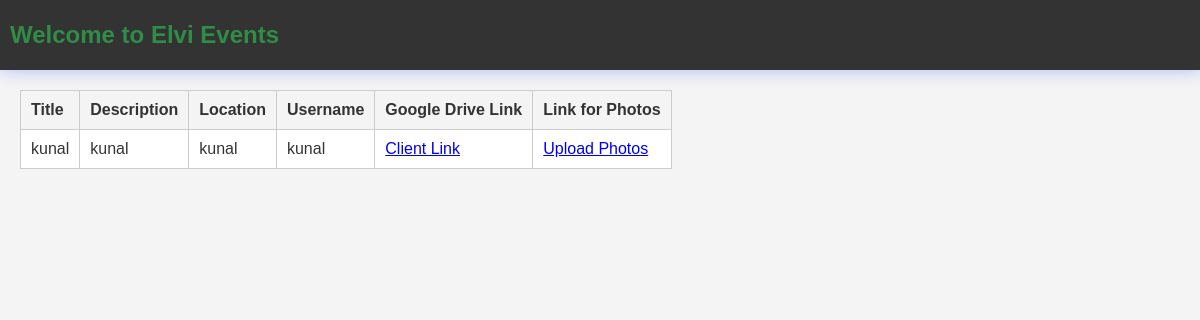
Screenshot of /clientpanel.php (signed in) with the database file from the repository.
### tables this page shows
CREATE TABLE `events` (
  `id` int(11) NOT NULL,
  `title` varchar(100) NOT NULL,
  `description` varchar(1000) NOT NULL,
  `location` varchar(100) NOT NULL,
  `username` varchar(100) NOT NULL,
  `password` varchar(100) NOT NULL,
  `user_type` enum('admin','user') NOT NULL,
  `gdladmin` varchar(100) NOT NULL,
  `gdlclient` varchar(100) NOT NULL,
  `uploadphotos` varchar(100) NOT NULL
);

### clientpanel.php (the view, shortened to what this page needs)
<?php
$servername = "localhost";
$username = "root";
$password = "";
$dbname = "elvi";
$conn = new mysqli($servername, $username, $password, $dbname);
function getGuestList($conn) {
    $userId = $_SESSION['user_id'];
    $sql = "SELECT * FROM events WHERE id = '$userId'";
    $result = $conn->query($sql);
    $guests = [];
    if ($result->num_rows > 0) {
        while($row = $result->fetch_assoc()) {
            $guests[] = $row;
        }
    }
    return $guests;
}
$guests = getGuestList($conn);
?>
<!DOCTYPE html>
<html lang="en">
<head>
    <link rel="stylesheet" href="admin.css">
    <link rel="stylesheet" href="responsive.css">
</head>
<body>
   <header>
        <div class="logosec">
            <div class="logo">Welcome to Elvi Events</div>
        </div>
    </header>
    <div class="main-container">
        <section class="clients-section">
            <table id="guestList" class="client-table">
                <thead>
                    <tr>
                        <th>Title</th>
                        <th>Description</th>
                        <th>Location</th>
                        <th>Username</th>
                        <th>Google Drive Link</th>
                        <th>Link for Photos</th>
                    </tr>
                </thead>
                <tbody>
    <?php
    foreach ($guests as $guest) {
        echo "<tr>";
        echo "<td>" . htmlspecialchars($guest['title']) . "</td>";
        echo "<td>" . htmlspecialchars($guest['description']) . "</td>";
        echo "<td>" . htmlspecialchars($guest['location']) . "</td>";
        echo "<td>" . htmlspecialchars($guest['username']) . "</td>";
        echo "<td><a href='" . htmlspecialchars($guest['gdlclient']) . "' target='_blank'>Client Link</a></td>";
        echo "<td><a href='" . htmlspecialchars($guest['uploadphotos']) . "' target='_blank'>Upload Photos</a></td>";
        echo "</tr>";
    }
    ?>
</tbody>
            </table>
        </section>
    </div>
</body>
</html>

### admin.css (style rules this page uses)
* { margin: 0; padding: 0; box-sizing: border-box; font-family: "Poppins", sans-serif; }
:root { --background-color1: #fafaff; --background-color2: #ffffff; --background-color3: #ededed; --background-color4: #cad7fda4; --primary-color: #4b49ac; --secondary-color: #0c007d; --Border-color: #3f0097; --one-use-color: #3f0097; --two-use-color: #5500cb; }
body { background-color: var(--background-color4); max-width: 100%; overflow-x: hidden; }
header { height: 70px; width: 100vw; padding: 0 30px; background-color: var(--background-color1); position: fixed; z-index: 100; box-shadow: 1px 1px 15px rgba(161, 182, 253, 0.825); display: flex; justify-content: space-between; align-items: center; }
.logo { font-size: 27px; font-weight: 600; color: rgb(47, 141, 70); }
.searchbar, .message, .logosec { display: flex; align-items: center; justify-content: center; }
.logosec { gap: 60px; }
.main-container { display: flex; width: 100vw; position: relative; top: 70px; z-index: 1; }
table { width: 100%; border-collapse: collapse; }
th, td { border: 1px solid #ddd; padding: 8px; text-align: left; }
th { background-color: #f4f4f4; }
body { font-family: Arial, sans-serif; background-color: #f4f4f4; margin: 0; padding: 0; }
* { margin: 0; padding: 0; box-sizing: border-box; font-family: Arial, sans-serif; }
body { background-color: #f4f4f4; color: #333; font-size: 16px; }
.logosec .logo { font-size: 24px; font-weight: bold; }
.clients-section { padding: 20px; }
.client-table { width: 100%; border-collapse: collapse; margin-bottom: 20px; }
.client-table th, .client-table td { border: 1px solid #ccc; padding: 10px; text-align: left; }
.client-table td { background-color: #fff; }
body { font-family: Arial, sans-serif; margin: 0; padding: 0; }
table { width: 100%; border-collapse: collapse; margin-bottom: 2em; }
table, th, td { border: 1px solid #ddd; }
th, td { padding: 0.75em; text-align: left; }
body { font-family: Arial, sans-serif; margin: 0; padding: 0; box-sizing: border-box; }
header { background-color: #333; color: white; padding: 10px; display: flex; justify-content: space-between; align-items: center; }
.logo { font-size: 24px; font-weight: bold; }
.main-container { display: flex; }
table th, table td { padding: 10px; border: 1px solid #ddd; }
table th { background-color: #f4f4f4; }

### rows the page displays
events: title "kunal", description "kunal", location "kunal", username "kunal"
